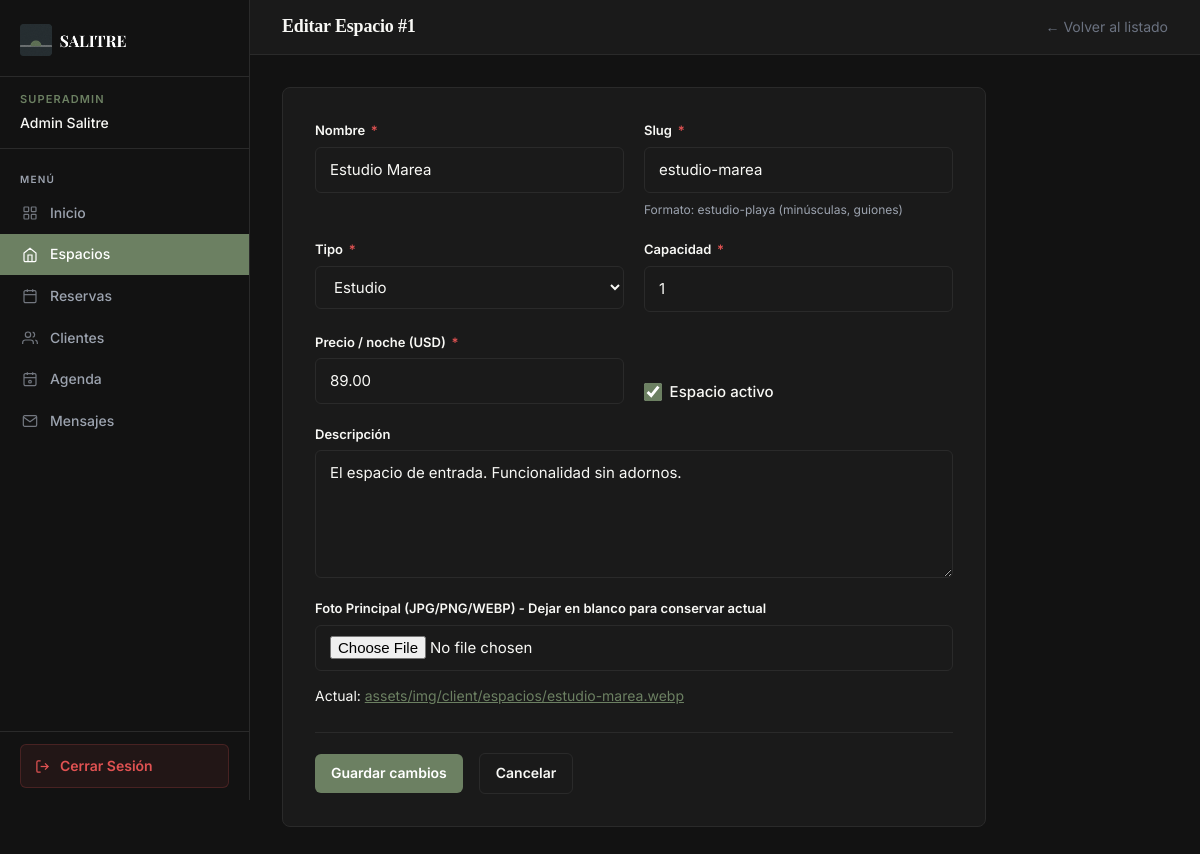
The page /admin/espacios/editar.php?id=1 (signed in) on the database its author committed.
### tables this page shows
CREATE TABLE espacios (
  id             INT AUTO_INCREMENT PRIMARY KEY,
  nombre         VARCHAR(100) NOT NULL,
  slug           VARCHAR(100) NOT NULL,
  tipo           ENUM('estudio','loft','suite','villa') NOT NULL,
  descripcion    TEXT,
  precio_noche   DECIMAL(8,2) NOT NULL,
  capacidad      TINYINT UNSIGNED NOT NULL DEFAULT 1,
  foto_principal VARCHAR(255),
  fotos_galeria  JSON,
  amenidades     JSON,
  activo         TINYINT(1) NOT NULL DEFAULT 1,
  creado_en      TIMESTAMP DEFAULT CURRENT_TIMESTAMP,
  UNIQUE KEY uq_espacios_slug (slug),
  KEY idx_tipo (tipo),
  KEY idx_precio (precio_noche)
);

### admin/espacios/editar.php (called while the page is built, shortened)
<?php
$id = filter_input(INPUT_GET, 'id', FILTER_VALIDATE_INT);
$pdo     = conectarDB();
$espacio = null;
try {
    $stmt = $pdo->prepare(
        'SELECT id, nombre, slug, tipo, descripcion, precio_noche, capacidad, activo, foto_principal FROM espacios WHERE id = :id LIMIT 1'
    );
    $stmt->execute([':id' => $id]);
    $espacio = $stmt->fetch();
} catch (Throwable $e) {
    error_log('Admin espacios/editar fetch: ' . $e->getMessage());
}
$values = [
    'nombre'       => (string) $espacio['nombre'],
    'slug'         => (string) $espacio['slug'],
    'tipo'         => (string) $espacio['tipo'],
    'descripcion'  => (string) $espacio['descripcion'],
    'precio_noche' => (string) $espacio['precio_noche'],
    'capacidad'    => (string) $espacio['capacidad'],
    'activo'       => (string) $espacio['activo'],
];
require __DIR__ . '/editar.view.php';

### admin/espacios/editar.view.php (the view, shortened to what this page needs)
<?php require_once '../includes/header.php'; ?>
<?php require_once '../includes/sidebar.php'; ?>
<main class="main-content">
  <div class="topbar">
    <h1 class="topbar__title">Editar Espacio #<?php echo $id; ?></h1>
    <span class="topbar__meta">
      <a href="<?php echo htmlspecialchars(BASE_URL . 'admin/espacios/listar.php', ENT_QUOTES, 'UTF-8'); ?>"
         style="color:#6b7280;font-size:.875rem;">← Volver al listado</a>
    </span>
  </div>
  <div class="content-area">
    <div class="form-card">
      <form method="post" action="<?php echo htmlspecialchars(BASE_URL . 'admin/espacios/editar.php?id=' . $id, ENT_QUOTES, 'UTF-8'); ?>" enctype="multipart/form-data" novalidate>
        <div class="form-grid">
          <div class="form-group">
            <label class="form-label" for="nombre">Nombre <span>*</span></label>
            <input class="form-input" type="text" id="nombre" name="nombre" required maxlength="100"
                   value="<?php echo htmlspecialchars($values['nombre'], ENT_QUOTES, 'UTF-8'); ?>">
          </div>
          <div class="form-group">
            <label class="form-label" for="slug">Slug <span>*</span></label>
            <input class="form-input" type="text" id="slug" name="slug" required maxlength="100"
                   pattern="[a-z0-9\-]+"
                   value="<?php echo htmlspecialchars($values['slug'], ENT_QUOTES, 'UTF-8'); ?>">
            <span class="form-hint">Formato: estudio-playa (minúsculas, guiones)</span>
          </div>
          <div class="form-group">
            <label class="form-label" for="tipo">Tipo <span>*</span></label>
            <select class="form-select" id="tipo" name="tipo" required>
              <?php foreach (['estudio' => 'Estudio', 'loft' => 'Loft', 'suite' => 'Suite', 'villa' => 'Villa'] as $val => $lbl) : ?>
              <option value="<?php echo $val; ?>" <?php echo ($values['tipo'] === $val) ? 'selected' : ''; ?>>
                <?php echo $lbl; ?>
              </option>
              <?php endforeach; ?>
            </select>
          </div>
          <div class="form-group">
            <label class="form-label" for="capacidad">Capacidad <span>*</span></label>
            <input class="form-input" type="number" id="capacidad" name="capacidad"
                   min="1" max="20" required
                   value="<?php echo htmlspecialchars($values['capacidad'], ENT_QUOTES, 'UTF-8'); ?>">
          </div>
          <div class="form-group">
            <label class="form-label" for="precio_noche">Precio / noche (USD) <span>*</span></label>
            <input class="form-input" type="number" id="precio_noche" name="precio_noche"
                   min="0" step="0.01" required
                   value="<?php echo htmlspecialchars($values['precio_noche'], ENT_QUOTES, 'UTF-8'); ?>">
          </div>
          <div class="form-group" style="align-self:end;">
            <label class="form-check">
              <input type="checkbox" name="activo" value="1"
                     <?php echo ($values['activo'] === '1') ? 'checked' : ''; ?>>
              Espacio activo
            </label>
          </div>
          <div class="form-group form-group--full">
            <label class="form-label" for="descripcion">Descripción</label>
            <textarea class="form-textarea" id="descripcion" name="descripcion" maxlength="2000"><?php echo htmlspecialchars($values['descripcion'], ENT_QUOTES, 'UTF-8'); ?></textarea>
          </div>
          <div class="form-group form-group--full">
            <label class="form-label" for="foto_principal">Foto Principal (JPG/PNG/WEBP) - Dejar en blanco para conservar actual</label>
            <input class="form-input" type="file" id="foto_principal" name="foto_principal" accept=".jpg,.jpeg,.png,.webp">
            <?php if (!empty($espacio['foto_principal'])) : ?>
              <p style="margin-top: 0.5rem; font-size: 0.875rem;">Actual: <a href="<?php echo BASE_URL . 'assets/img/client/espacios/' . htmlspecialchars($espacio['foto_principal'], ENT_QUOTES, 'UTF-8'); ?>" target="_blank" style="color: var(--color-accent); text-decoration: underline;"><?php echo htmlspecialchars($espacio['foto_principal'], ENT_QUOTES, 'UTF-8'); ?></a></p>
            <?php endif; ?>
          </div>
        </div>
        <div class="form-actions">
          <button class="btn btn--primary" type="submit">Guardar cambios</button>
          <a class="btn btn--ghost"
             href="<?php echo htmlspecialchars(BASE_URL . 'admin/espacios/listar.php', ENT_QUOTES, 'UTF-8'); ?>">
            Cancelar
          </a>
        </div>
      </form>
    </div>
<?php require_once '../includes/footer.php'; ?>

### assets/css/shared/variables.css (style rules this page uses)
:root { --color-bg: #F8F8F5; --color-text: #2c3539; --color-accent: #6C8062; --color-accent-dark: #4A5C42; --color-accent-light: #8FA886; --color-surface: #FFFFFF; --color-mid: #E4E9E4; --color-border: #D0D8D0; --color-text-muted: #6B7280; --color-text-light: #9CA3AF; --color-success: #4A7C59; --color-error: #C0392B; --color-danger: #C0392B; --color-warning: #D97706; --color-info: #2563EB; --font-display: "Playfair Display", Georgia, serif; --font-body: "Inter", system-ui, sans-serif; --text-xs: 0.75rem; --text-sm: 0.875rem; --text-base: 1rem; --text-lg: 1.125rem; --text-xl: 1.25rem; --text-2xl: 1.5rem; --text-3xl: 1.875rem; --text-4xl: 2.25rem; --text-5xl: 3rem; --space-1: 0.25rem; --space-2: 0.5rem; --space-3: 0.75rem; --space-4: 1rem; --space-5: 1.25rem; --space-6: 1.5rem; --space-8: 2rem; --space-10: 2.5rem; --space-12: 3rem; --space-16: 4rem; --space-20: 5rem; --space-24: 6rem; --radius-sm: 0.25rem; --radius-md: 0.5rem; --radius-lg: 1rem; --radius-xl: 1.5rem; --radius-full: 9999px; --shadow-sm: 0 1px 3px rgba(44, 53, 57, 0.08), 0 1px 2px rgba(44, 53, 57, 0.04); --shadow-md: 0 4px 6px rgba(44, 53, 57, 0.07), 0 2px 4px rgba(44, 53, 57, 0.05); --shadow-lg: 0 10px 20px rgba(44, 53, 57, 0.10), 0 4px 8px rgba(44, 53, 57, 0.06); --shadow-xl: 0 20px 40px rgba(44, 53, 57, 0.12), 0 8px 16px rgba(44, 53, 57, 0.08); --transition: all 0.2s ease; --transition-slow: all 0.4s ease; --navbar-height: 72px; }

### assets/css/admin/crud.css (style rules this page uses)
.btn { display: inline-flex; align-items: center; gap: 0.375rem; padding: 0.5rem 1rem; font-size: 0.875rem; font-weight: 600; border: none; border-radius: 0.375rem; cursor: pointer; text-decoration: none; transition: opacity 120ms ease, transform 120ms ease; white-space: nowrap; }
.btn--primary { background: var(--adm-accent); color: #fff; }
.btn--ghost { background: transparent; color: var(--adm-text); border: 1px solid var(--adm-border); }
.form-card { background: var(--adm-surface); border: 1px solid var(--adm-border); border-radius: 0.5rem; padding: 2rem; max-width: 44rem; }
.form-grid { display: grid; grid-template-columns: 1fr 1fr; gap: 1.25rem; }
.form-grid .form-group--full { grid-column: 1 / -1; }
.form-group { display: flex; flex-direction: column; gap: 0.35rem; }
.form-label { font-size: 0.8125rem; font-weight: 600; color: var(--adm-text); }
.form-label span { color: var(--adm-danger); margin-left: 0.15rem; }
.form-input, .form-select, .form-textarea { font-family: inherit; font-size: 0.9375rem; color: var(--adm-text); background: var(--adm-surface); border: 1px solid var(--adm-border); border-radius: 0.375rem; padding: 0.625rem 0.875rem; width: 100%; transition: border-color 150ms ease, box-shadow 150ms ease; }
.form-textarea { resize: vertical; min-height: 8rem; }
.form-hint { font-size: 0.75rem; color: var(--adm-muted); margin-top: 0.1rem; }
.form-check { display: flex; align-items: center; gap: 0.5rem; cursor: pointer; font-size: 0.9375rem; color: var(--adm-text); font-weight: 500; }
.form-check input[type="checkbox"] { width: 1.1rem; height: 1.1rem; accent-color: var(--adm-accent); cursor: pointer; }
.form-actions { display: flex; align-items: center; gap: 1rem; margin-top: 1.5rem; padding-top: 1.25rem; border-top: 1px solid var(--adm-border); }

### assets/css/admin/dashboard.css (style rules this page uses)
html, body { height: 100%; }
body.admin-body { font-family: var(--font); font-size: 0.9375rem; color: var(--adm-content-text); background: var(--adm-content-bg); display: grid; grid-template-columns: var(--sidebar-w) 1fr; grid-template-rows: 1fr; min-height: 100vh; }
.sidebar__nav-item a.active svg { filter: brightness(0) invert(1); }
.sidebar__nav-item a svg, .sidebar__nav-item button svg { flex-shrink: 0; opacity: 0.7; }
.sidebar__nav-item a:hover svg, .sidebar__nav-item a.active svg { opacity: 1; }
.main-content { grid-column: 2; grid-row: 1; background: var(--adm-content-bg); min-height: 100vh; display: flex; flex-direction: column; }
.topbar { display: flex; align-items: center; justify-content: space-between; padding: 1rem 2rem; background: var(--adm-surface); border-bottom: 1px solid var(--adm-border); position: sticky; top: 0; z-index: 10; }
.topbar__title { font-size: 1.125rem; font-weight: 700; color: var(--adm-text); letter-spacing: -0.01em; }
.topbar__meta { font-size: 0.8125rem; color: var(--adm-muted); }
.content-area { padding: 2rem; flex: 1; }

### rows shown on the page
espacios: nombre "Estudio Marea", slug "estudio-marea", tipo "Estudio", capacidad "1", precio_noche "89.00", activo "☑", descripcion "El espacio de entrada. Funcionalidad sin adornos.", foto_principal "assets/img/client/espacios/estudio-marea.webp"

### other values the page prints
$staff_rol "SUPERADMIN"
$staff_nombre "Admin Salitre"
$item['label'] "Inicio"
$item['label'] "Espacios"
$item['label'] "Reservas"
$item['label'] "Clientes"
$item['label'] "Agenda"
$item['label'] "Mensajes"
$id "1"
